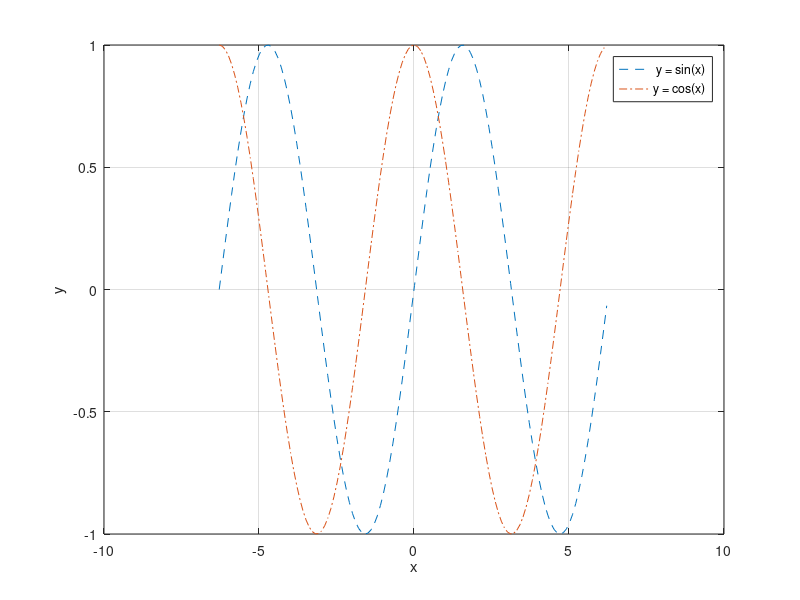

Source code (MATLAB):
clc
close all % 모든 창 close
clear all


x1 = -2*pi : 0.1 : 2*pi;
y1 = sin(x1);
y2 = cos(x1);

plot(x1, y1, '--', ...
    x1, y2, '-.' )
xlabel('x')
ylabel('y')
legend( ' y = sin(x) ', 'y = cos(x)' )
grid on 

